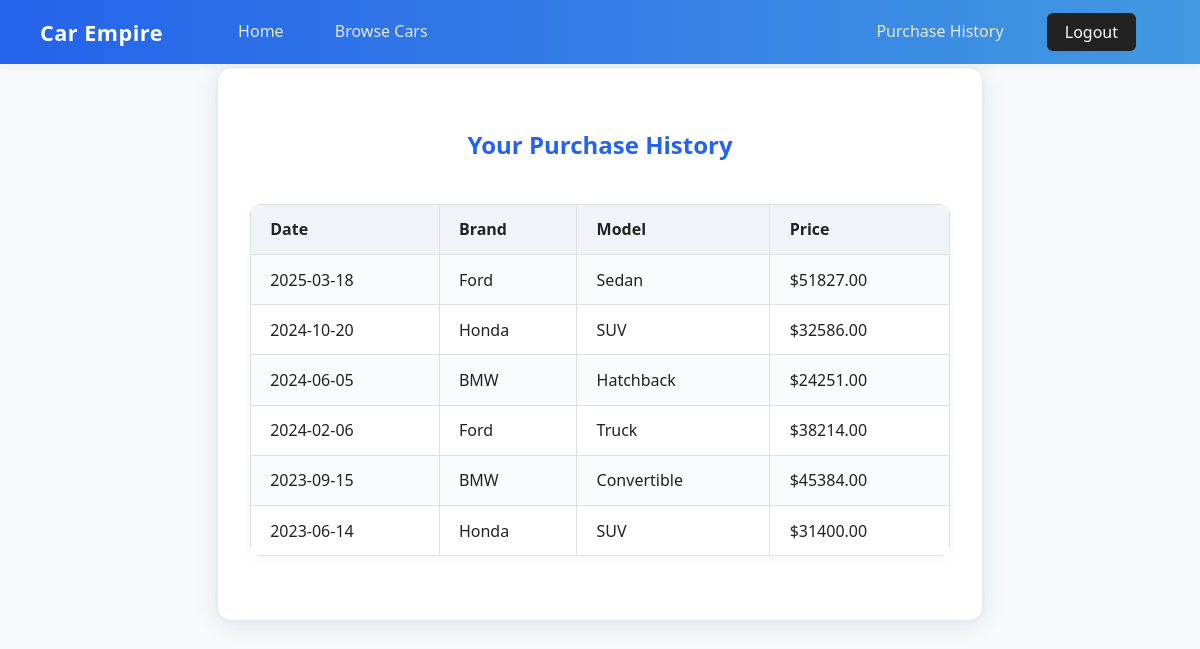
The app's page /history (signed in) with its own data.
### tables this page shows
CREATE TABLE sales (
    id INTEGER PRIMARY KEY AUTOINCREMENT,
    user_id INTEGER NOT NULL,
    car_id INTEGER NOT NULL,
    sale_price REAL NOT NULL,
    sale_date TEXT NOT NULL,
    channel TEXT, -- e.g., 'website', 'showroom'
    discount_applied REAL DEFAULT 0,
    FOREIGN KEY(user_id) REFERENCES users(id),
    FOREIGN KEY(car_id) REFERENCES cars(id)
);

CREATE TABLE cars (
    id INTEGER PRIMARY KEY AUTOINCREMENT,
    brand TEXT NOT NULL,
    model TEXT NOT NULL,
    price REAL NOT NULL,
    cost_price REAL NOT NULL,
    stock INTEGER NOT NULL,
    year INTEGER,
    color TEXT,
    mileage INTEGER,
    description TEXT
);

### app.py (the view)
@app.route('/history')
def purchase_history():
    if 'user_id' not in session:
        return redirect(url_for('login'))
    db = get_db()
    purchases = db.execute('''
        SELECT sales.sale_date, cars.brand, cars.model, sales.sale_price
        FROM sales
        JOIN cars ON sales.car_id = cars.id
        WHERE sales.user_id = ?
        ORDER BY sales.sale_date DESC
    ''', (session['user_id'],)).fetchall()
    return render_template('purchase_history.html', purchases=purchases)

### app.py (called while the page is built)
def get_db():
    db = getattr(g, '_database', None)
    if db is None:
        db = g._database = sqlite3.connect(DATABASE)
        db.row_factory = sqlite3.Row
    return db

@app.teardown_appcontext
def close_connection(exception):
    db = getattr(g, '_database', None)
    if db is not None:
        db.close()

### templates/purchase_history.html (shortened to what this page needs)
{% extends 'base.html' %}
{% block content %}
<div class="history-page-center">
  <div class="history-card">
    <h2 class="history-title">Your Purchase History</h2>
    {% if purchases %}
    <table class="history-table">
        <tr>
            <th>Date</th>
            <th>Brand</th>
            <th>Model</th>
            <th>Price</th>
        </tr>
        {% for p in purchases %}
        <tr>
            <td>{{ p.sale_date }}</td>
            <td>{{ p.brand }}</td>
            <td>{{ p.model }}</td>
            <td>${{ '%.2f'|format(p.sale_price) }}</td>
        </tr>
        {% endfor %}
    </table>
    {% else %}
    <p class="history-empty">You have not purchased any cars yet.</p>
    {% endif %}
  </div>
</div>
{% endblock %}

### templates/base.html (shortened to what this page needs)
<!DOCTYPE html>
<html lang="en">
<head>
    <link rel="stylesheet" href="{{ url_for('static', filename='style.css') }}">
</head>
<body>
    <nav class="navbar">
        <div class="navbar-left">
            <a href="{{ url_for('index') }}" class="navbar-brand">Car Empire</a>
            <a href="{{ url_for('index') }}" class="navbar-link">Home</a>
            <a href="{{ url_for('cars') }}" class="navbar-link">Browse Cars</a>
        </div>
        <div class="navbar-right">
            {% if session.user_id %}
                <a href="{{ url_for('purchase_history') }}" class="navbar-link">Purchase History</a>
                <a href="{{ url_for('logout') }}" class="navbar-btn btn-secondary">Logout</a>
            {% else %}
                <a href="{{ url_for('login') }}" class="navbar-btn btn-outline">Login</a>
                <a href="{{ url_for('register') }}" class="navbar-btn btn-primary">Register</a>
            {% endif %}
        </div>
    </nav>
    {% block content %}{% endblock %}
</body>
</html>

### static/style.css (style rules this page uses)
body { font-family: 'Segoe UI', Arial, sans-serif; background: #f7f9fa; margin: 0; padding: 0; color: #222; }
nav { background: #2d3e50; padding: 1em 2em; }
nav a { color: #fff; text-decoration: none; margin-right: 1.5em; font-weight: 500; transition: color 0.2s; }
h1, h2, h3, h4 { color: #2d3e50; }
table { width: 100%; border-collapse: collapse; margin-bottom: 2em; background: #fff; box-shadow: 0 2px 8px rgba(0,0,0,0.03); }
table th, table td { padding: 0.75em 1em; border: 1px solid #e0e0e0; text-align: left; }
table th { background: #f0f4f8; }
table tr:nth-child(even) { background: #f9fbfc; }
.btn-secondary { background: #e2e8f0; color: #2d3e50; }
.navbar { width: 100%; background: linear-gradient(90deg, #2563eb 0%, #4299e1 100%); color: #fff; display: flex; align-items: center; justify-content: space-between; padding: 0.5em 2.5em; box-sizing: border-box; min-height: 64px; box-shadow: 0 2px 8px rgba(44,82,130,0.06); position: relative; z-index: 10; }
.navbar-left { display: flex; align-items: center; gap: 2em; }
.navbar-brand { font-size: 1.35em; font-weight: 700; color: #fff; letter-spacing: 0.5px; margin-right: 2em; text-decoration: none; transition: color 0.2s; }
.navbar-link { color: #e3e8ee; text-decoration: none; font-size: 1em; font-weight: 500; margin-right: 1.2em; transition: color 0.2s; padding: 6px 0; border-bottom: 2px solid transparent; }
.navbar-link:last-child { margin-right: 0; }
.navbar-right { display: flex; align-items: center; gap: 1em; }
.navbar-btn { display: inline-block; font-size: 1em; font-weight: 500; border-radius: 6px; padding: 8px 18px; margin-left: 0.5em; text-decoration: none; border: none; cursor: pointer; transition: background 0.2s, color 0.2s, border 0.2s; box-shadow: 0 1px 2px rgba(44,82,130,0.04); }
.btn-secondary { background: #222; color: #fff; border: none; }
.history-page-center { min-height: 70vh; display: flex; align-items: center; justify-content: center; background: none; }
.history-card { width: 100%; max-width: 700px; padding: 2.5em 2em 2em 2em; border-radius: 14px; background: #fff; box-shadow: 0 4px 24px rgba(44,82,130,0.10), 0 1.5px 4px rgba(44,82,130,0.04); border: 1px solid #e6eaf0; display: flex; flex-direction: column; gap: 1.2em; }
.history-title { text-align: center; font-size: 1.5em; font-weight: 700; margin-bottom: 1em; color: #2563eb; }
.history-table { width: 100%; border-collapse: collapse; background: #fff; border-radius: 10px; overflow: hidden; box-shadow: 0 2px 8px rgba(44,82,130,0.06); }
.history-table th, .history-table td { padding: 0.85em 1.2em; border: 1px solid #e0e0e0; text-align: left; }
.history-table th { background: #f0f4f8; font-weight: 600; }
.history-table tr:nth-child(even) { background: #f9fbfc; }

### records on screen
sales: sale_date "2025-03-18", brand "Ford", model "Sedan", sale_price "51827.00"
sales: sale_date "2024-10-20", brand "Honda", model "SUV", sale_price "32586.00"
sales: sale_date "2024-06-05", brand "BMW", model "Hatchback", sale_price "24251.00"
sales: sale_date "2024-02-06", brand "Ford", model "Truck", sale_price "38214.00"
sales: sale_date "2023-09-15", brand "BMW", model "Convertible", sale_price "45384.00"
sales: sale_date "2023-06-14", brand "Honda", model "SUV", sale_price "31400.00"
